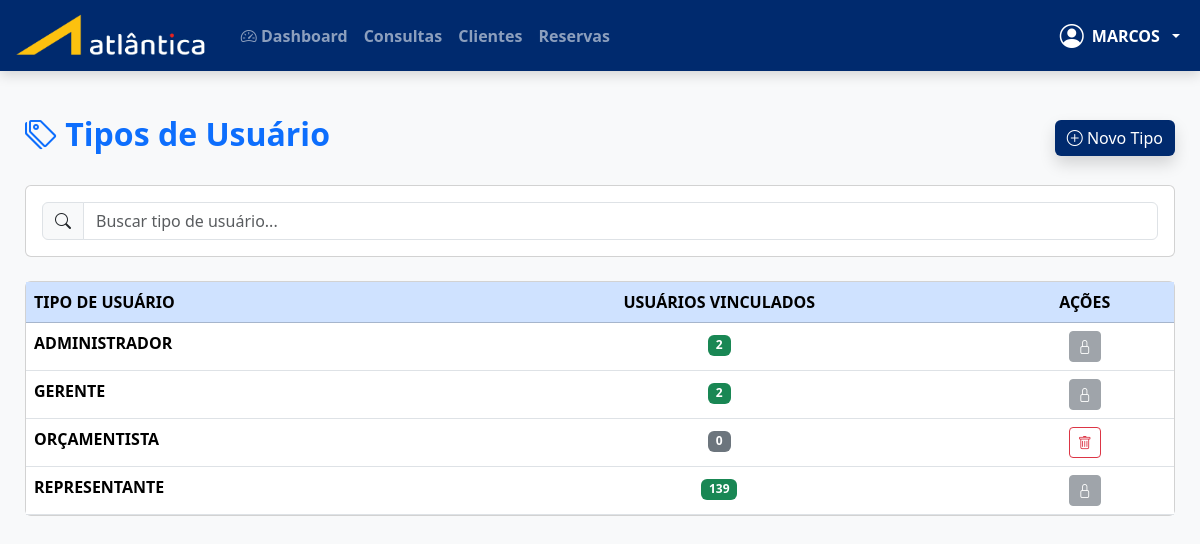
The page /tipos_usuario (signed in) on the database its author committed.
### app.py (models this page shows, shortened)
class Usuario(db.Model, UserMixin):
    id = db.Column(db.Integer, primary_key=True)
    nome = db.Column(db.String(100), nullable=False)
    email = db.Column(db.String(100), unique=True, nullable=False)
    telefone = db.Column(db.String(20))
    senha_hash = db.Column(db.String(255), nullable=False)
    tipo_usuario_id = db.Column(db.Integer, db.ForeignKey('tipo_usuario.id'))
    gerente_id = db.Column(db.Integer, db.ForeignKey('usuario.id'))
    nivel_acesso = db.Column(db.Integer, default=10)
    status = db.Column(db.String(10), default='ATIVO')
    tipo = db.relationship('TipoUsuario', backref='usuarios')
    gerente = db.relationship('Usuario', remote_side=[id], uselist=False)

class TipoUsuario(db.Model):
    id = db.Column(db.Integer, primary_key=True)
    tipo_usuario = db.Column(db.String(50), unique=True, nullable=False)

### app.py (the view)
@app.route('/tipos_usuario')
@login_required
@permissao_requerida("Usuários - Listar")  # Quem vê usuários, vê tipos
def tipos_usuario():
    tipos = TipoUsuario.query.order_by(TipoUsuario.tipo_usuario).all()
    return render_template('tipos_usuario/index.html', tipos=tipos)

### app.py (called while the page is built)
def tem_permissao(nivel_necessario=None, funcao=None):
    if current_user.nivel_acesso == 0:  # Admin sempre pode tudo
        return True
    if nivel_necessario is not None and current_user.nivel_acesso > nivel_necessario:
        return False
    if funcao:
        config = Configuracao.query.first()
        if not config or not config.permissoes:
            return False
        try:
            permissoes = json.loads(config.permissoes)
            permissoes_do_nivel = permissoes.get(str(current_user.nivel_acesso), [])
            return funcao in permissoes_do_nivel
        except:
            return False
    return False

def permissao_requerida(funcao=None):
    @wraps(funcao)
    def decorator(f):
        @wraps(f)
        def wrapper(*args, **kwargs):
            if not tem_permissao(funcao=funcao):
                flash('Você não tem permissão para acessar esta função.', 'danger')
                return redirect(url_for('dashboard'))
            return f(*args, **kwargs)
        return wrapper
    return decorator

@login_manager.user_loader
def load_user(id):
    return Usuario.query.get(int(id))

@app.after_request
def after_request(response):
    response.headers["Cache-Control"] = "no-cache, no-store, must-revalidate, public, max-age=0"
    response.headers["Expires"] = "0"
    response.headers["Pragma"] = "no-cache"
    return response

@app.after_request
def add_no_cache(response):
    if request.path.startswith('/reservas'):
        response.headers['Cache-Control'] = 'no-store, no-cache, must-revalidate, max-age=0'
        response.headers['Pragma'] = 'no-cache'
    return response

@app.context_processor
def utility_processor():
    def hoje():
        return date.today()
    return dict(hoje=hoje)

### templates/tipos_usuario/index.html (shortened to what this page needs)
{% extends "base.html" %}
{% block content %}
<div class="d-flex justify-content-between align-items-center mb-4">
    <h2 class="text-primary fw-bold">
        <i class="bi bi-tags"></i> Tipos de Usuário
    </h2>
    <button class="btn btn-primary shadow" onclick="novoTipo()">
        <i class="bi bi-plus-circle"></i> Novo Tipo
    </button>
</div>
<div class="card card-atlantica mb-4">
    <div class="card-body">
        <div class="input-group">
            <span class="input-group-text"><i class="bi bi-search"></i></span>
            <input type="text" class="form-control" placeholder="Buscar tipo de usuário..." id="busca">
        </div>
    </div>
</div>
<div class="card card-atlantica">
    <div class="card-body p-0">
        <div class="table-responsive">
            <table class="table table-hover mb-0" id="tabela">
                <thead class="table-primary">
                    <tr>
                        <th>TIPO DE USUÁRIO</th>
                        <th class="text-center">USUÁRIOS VINCULADOS</th>
                        <th class="text-center">AÇÕES</th>
                    </tr>
                </thead>
                <tbody>
                    {% for t in tipos %}
                    <tr data-id="{{ t.id }}" ondblclick="editarTipo({{ t.id }}, '{{ t.tipo_usuario|escape }}')"
                        style="cursor: pointer;">
                        <td class="text-uppercase fw-bold">{{ t.tipo_usuario }}</td>
                        <td class="text-center">
                            <span class="badge bg-{{ 'success' if t.usuarios|length > 0 else 'secondary' }}">
                                {{ t.usuarios|length }}
                            </span>
                        </td>
                        <td class="text-center">
                            {% if t.usuarios|length == 0 %}
                                <button class="btn btn-sm btn-outline-danger" title="Excluir"
                                        onclick="event.stopPropagation(); excluirTipo({{ t.id }}, '{{ t.tipo_usuario }}')">
                                    <i class="bi bi-trash"></i>
                                </button>
                            {% else %}
                                <button class="btn btn-sm btn-secondary" disabled title="Em uso">
                                    <i class="bi bi-lock"></i>
                                </button>
                            {% endif %}
                        </td>
                    </tr>
                    {% endfor %}
                </tbody>
            </table>
        </div>
    </div>
</div>
{% endblock %}

### templates/base.html (shortened to what this page needs)
<!DOCTYPE html>
<html lang="pt-BR">
<head>
    <link href="https://cdn.jsdelivr.net/npm/bootstrap@5.3.3/dist/css/bootstrap.min.css" rel="stylesheet">
    <link href="https://cdn.jsdelivr.net/npm/bootstrap-icons@1.11.3/font/bootstrap-icons.css" rel="stylesheet">
    <link rel="stylesheet" href="{{ url_for('static', filename='css/style.css') }}">
</head>
<body>
<nav class="navbar navbar-expand-lg navbar-dark navbar-atlantica navbar-fixed">
        <div class="container-fluid">
            <a class="navbar-brand fw-bold d-flex align-items-center" href="{{ url_for('dashboard') if current_user.is_authenticated else url_for('login') }}">
                <img src="{{ url_for('static', filename='img/logo-atlantica.png') }}" alt="Atlântica" height="45" class="me-2">
            </a>
            <div class="collapse navbar-collapse" id="navbarNav">
                <ul class="navbar-nav me-auto">
                    {% if current_user.is_authenticated %}
                        <li class="nav-item">
                            <a class="nav-link" href="{{ url_for('dashboard') }}">
                                <i class="bi bi-speedometer2"></i> Dashboard
                            </a>
                        </li>
                            {% if tem_permissao("Consultas - Listar") and endpoint_existe('consultas') %}
                        <li class="nav-item">
                            <a class="nav-link" href="{{ url_for('consultas') }}">Consultas</a>
                        </li>
                        {% endif %}
                         {% if tem_permissao("Clientes - Listar") and endpoint_existe('clientes') %}
                        <li class="nav-item">
                            <a class="nav-link" href="{{ url_for('clientes') }}">Clientes</a>
                        </li>
                        {% endif %}
                        {% if tem_permissao("Reservas - Listar") and endpoint_existe('reservas') %}
                        <li class="nav-item">
                            <a class="nav-link" href="{{ url_for('reservas') }}">Reservas</a>
                        </li>
                        {% endif %}
                    {% endif %}
                </ul>
                <ul class="navbar-nav ms-auto align-items-center">
                    {% if current_user.is_authenticated %}
                    <li class="nav-item dropdown">
                        <a class="nav-link dropdown-toggle text-white fw-bold d-flex align-items-center gap-2" href="#" data-bs-toggle="dropdown">
                            <i class="bi bi-person-circle fs-4"></i>
                            <div class="text-start">
                                <div>{{ current_user.nome.split()[0] }}</div>
                            </div>
                        </a>
                    </li>
                    {% else %}
                    <li class="nav-item">
                        <a class="nav-link" href="{{ url_for('login') }}">Entrar</a>
                    </li>
                    {% endif %}
                </ul>
            </div>
        </div>
    </nav>
    <div class="main-content">
        {% block content %}{% endblock %}
    </div>
</body>
</html>

### static/css/style.css (style rules this page uses)
:root { --azul-atlantica: #003087; --azul-claro: #005eb8; --cinza-claro: #f5f5f5; }
body { font-family: 'Roboto', sans-serif; background: var(--cinza-claro); }
.navbar { background: var(--azul-atlantica); }
.btn-primary { background: var(--azul-atlantica); border: none; }
.table { background: white; }
.text-uppercase { text-transform: uppercase; }

### templates/base.html (style rules this page uses)
:root { --azul-atlantica: #003087; }
body { background: #f8f9fa; font-family: 'Segoe UI', sans-serif; }
.navbar-fixed { position: fixed; top: 0; left: 0; right: 0; z-index: 1030; box-shadow: 0 4px 12px rgba(0,0,0,0.15); }
.main-content { margin-top: 90px; padding: 25px; }
.nav-link { font-weight: 600; transition: all 0.2s; }
:root { --azul-atlantica: #002A6E; }
.navbar-atlantica { background: var(--azul-atlantica) !important; }

### rows shown on the page
Usuario: nome "MARCOS"
TipoUsuario: tipo_usuario "ADMINISTRADOR", usuarios|length "2"
TipoUsuario: tipo_usuario "GERENTE", usuarios|length "2"
TipoUsuario: tipo_usuario "ORÇAMENTISTA", usuarios|length "0"
TipoUsuario: tipo_usuario "REPRESENTANTE", usuarios|length "139"
